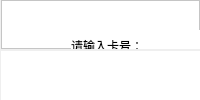
             <widget class="QWidget" name="page_4">
              <property name="styleSheet">
               <string notr="true">QFrame{background-color:rgb(255, 255, 255)}
QLineEdit {
    border-width: 1px;
    border-style: solid;
    border-radius: 4px;
	border-color:rgb(199, 199, 199);
	background-color:rgb(255, 255, 255);
    font:10pt &quot;微软雅黑&quot;;

}
</string>
              </property>
              <layout class="QHBoxLayout" name="horizontalLayout_17">
               <property name="spacing">
                <number>0</number>
               </property>
               <property name="leftMargin">
                <number>0</number>
               </property>
               <property name="topMargin">
                <number>0</number>
               </property>
               <property name="rightMargin">
                <number>0</number>
               </property>
               <property name="bottomMargin">
                <number>0</number>
               </property>
               <item>
                <layout class="QVBoxLayout" name="verticalLayout_14">
                 <property name="spacing">
                  <number>2</number>
                 </property>
                 <property name="leftMargin">
                  <number>1</number>
                 </property>
                 <item>
                  <widget class="QFrame" name="frame_16">
                   <property name="maximumSize">
                    <size>
                     <width>16777215</width>
                     <height>90</height>
                    </size>
                   </property>
                   <property name="styleSheet">
                    <string notr="true"/>
                   </property>
                   <property name="frameShape">
                    <enum>QFrame::StyledPanel</enum>
                   </property>
                   <property name="frameShadow">
                    <enum>QFrame::Raised</enum>
                   </property>
                   <widget class="QLabel" name="label_28">
                    <property name="geometry">
                     <rect>
                      <x>70</x>
                      <y>30</y>
                      <width>131</width>
                      <height>31</height>
                     </rect>
                    </property>
                    <property name="styleSheet">
                     <string notr="true">font: 13pt &quot;微软雅黑&quot;;</string>
                    </property>
                    <property name="text">
                     <string>请输入卡号：</string>
                    </property>
                   </widget>
                   <widget class="QLineEdit" name="lineEdit_18">
                    <property name="geometry">
                     <rect>
                      <x>200</x>
                      <y>30</y>
                      <width>211</width>
                      <height>41</height>
                     </rect>
                    </property>
                    <property name="styleSheet">
                     <string notr="true"/>
                    </property>
                    <property name="text">
                     <string/>
                    </property>
                    <property name="cursorMoveStyle">
                     <enum>Qt::LogicalMoveStyle</enum>
                    </property>
                    <property name="clearButtonEnabled">
                     <bool>false</bool>
                    </property>
                   </widget>
                   <widget class="QPushButton" name="pushButton_24">
                    <property name="geometry">
                     <rect>
                      <x>450</x>
                      <y>30</y>
                      <width>71</width>
                      <height>41</height>
                     </rect>
                    </property>
                    <property name="styleSheet">
                     <string notr="true">QPushButton{
background-color:rgb(0, 170, 255);
border:none;
font: bold 9pt &quot;微软雅黑&quot;;
color:rgb(255,255,255);
border-radius: 4px;
}
QPushButton::hover{
background-color:rgb(0, 150, 225);
}
QPushButton::pressed{
background-color:rgb(0, 150, 225);
}</string>
                    </property>
                    <property name="text">
                     <string>查询</string>
                    </property>
                   </widget>
                  </widget>
                 </item>
                 <item>
                  <widget class="QFrame" name="frame_17">
                   <property name="styleSheet">
                    <string notr="true">QFrame{
font: 13pt &quot;微软雅黑&quot;;
background-color:rgb(255, 255, 255);
border: 0px solid black
}
QLineEdit {
    border-width: 1px;
    border-style: solid;
    border-radius: 4px;
	border-color:rgb(199, 199, 199);
	background-color:rgb(255, 255, 255)
}
QTextEdit {
    border-width: 1px;
    border-style: solid;
    border-radius: 6px;
	border-color:rgb(199, 199, 199);
	background-color:rgb(255, 255, 255)
}
QLabel{
color:rgb(65, 65, 65)
}
</string>
                   </property>
                   <property name="frameShape">
                    <enum>QFrame::Box</enum>
                   </property>
                   <property name="frameShadow">
                    <enum>QFrame::Raised</enum>
                   </property>
                   <widget class="QLabel" name="label_32">
                    <property name="geometry">
                     <rect>
                      <x>70</x>
                      <y>50</y>
                      <width>101</width>
                      <height>31</height>
                     </rect>
                    </property>
                    <property name="text">
                     <string>充值金额：</string>
                    </property>
                   </widget>
                   <widget class="QLabel" name="label_33">
                    <property name="geometry">
                     <rect>
                      <x>70</x>
                      <y>120</y>
                      <width>101</width>
                      <height>51</height>
                     </rect>
                    </property>
                    <property name="text">
                     <string>赠送金额：</string>
                    </property>
                   </widget>
                   <widget class="QLabel" name="label_36">
                    <property name="geometry">
                     <rect>
                      <x>70</x>
                      <y>210</y>
                      <width>111</width>
                      <height>51</height>
                     </rect>
                    </property>
                    <property name="text">
                     <string>赠送积分：</string>
                    </property>
                   </widget>
                   <widget class="QLineEdit" name="lineEdit_23">
                    <property name="geometry">
                     <rect>
                      <x>190</x>
                      <y>220</y>
                      <width>181</width>
                      <height>41</height>
                     </rect>
                    </property>
                    <property name="text">
                     <string/>
                    </property>
                    <property name="readOnly">
                     <bool>false</bool>
                    </property>
                   </widget>
                   <widget class="QLabel" name="label_37">
                    <property name="geometry">
                     <rect>
                      <x>70</x>
                      <y>280</y>
                      <width>81</width>
                      <height>51</height>
                     </rect>
                    </property>
                    <property name="text">
                     <string>备注:</string>
                    </property>
                   </widget>
                   <widget class="QTextEdit" name="textEdit">
                    <property name="geometry">
                     <rect>
                      <x>190</x>
                      <y>300</y>
                      <width>281</width>
                      <height>111</height>
                     </rect>
                    </property>
                   </widget>
                   <widget class="QPushButton" name="pushButton_25">
                    <property name="geometry">
                     <rect>
                      <x>190</x>
                      <y>440</y>
                      <width>111</width>
                      <height>51</height>
                     </rect>
                    </property>
                    <property name="styleSheet">
                     <string notr="true">QPushButton{
background-color:rgb(0, 170, 255);
border:none;
font: bold 10pt &quot;微软雅黑&quot;;
color:rgb(255,255,255);
border-radius: 5px;
}
QPushButton::hover{
background-color:rgb(0, 150, 225);
}
QPushButton::pressed{
background-color:rgb(0, 150, 225);
}</string>
                    </property>
                    <property name="text">
                     <string>充值</string>
                    </property>
                   </widget>
                   <widget class="QLineEdit" name="lineEdit_39">
                    <property name="geometry">
                     <rect>
                      <x>190</x>
                      <y>130</y>
                      <width>181</width>
                      <height>41</height>
                     </rect>
                    </property>
                    <property name="readOnly">
                     <bool>false</bool>
                    </property>
                   </widget>
                   <widget class="QLineEdit" name="lineEdit_40">
                    <property name="geometry">
                     <rect>
                      <x>190</x>
                      <y>50</y>
                      <width>181</width>
                      <height>41</height>
                     </rect>
                    </property>
                    <property name="text">
                     <string/>
                    </property>
                    <property name="readOnly">
                     <bool>false</bool>
                    </property>
                   </widget>
                   <widget class="QLabel" name="label_51">
                    <property name="geometry">
                     <rect>
                      <x>380</x>
                      <y>60</y>
                      <width>21</width>
                      <height>20</height>
                     </rect>
                    </property>
                    <property name="styleSheet">
                     <string notr="true">color:red
</string>
                    </property>
                    <property name="text">
                     <string>*</string>
                    </property>
                   </widget>
                  </widget>
                 </item>
                </layout>
               </item>
              </layout>
             </widget>
